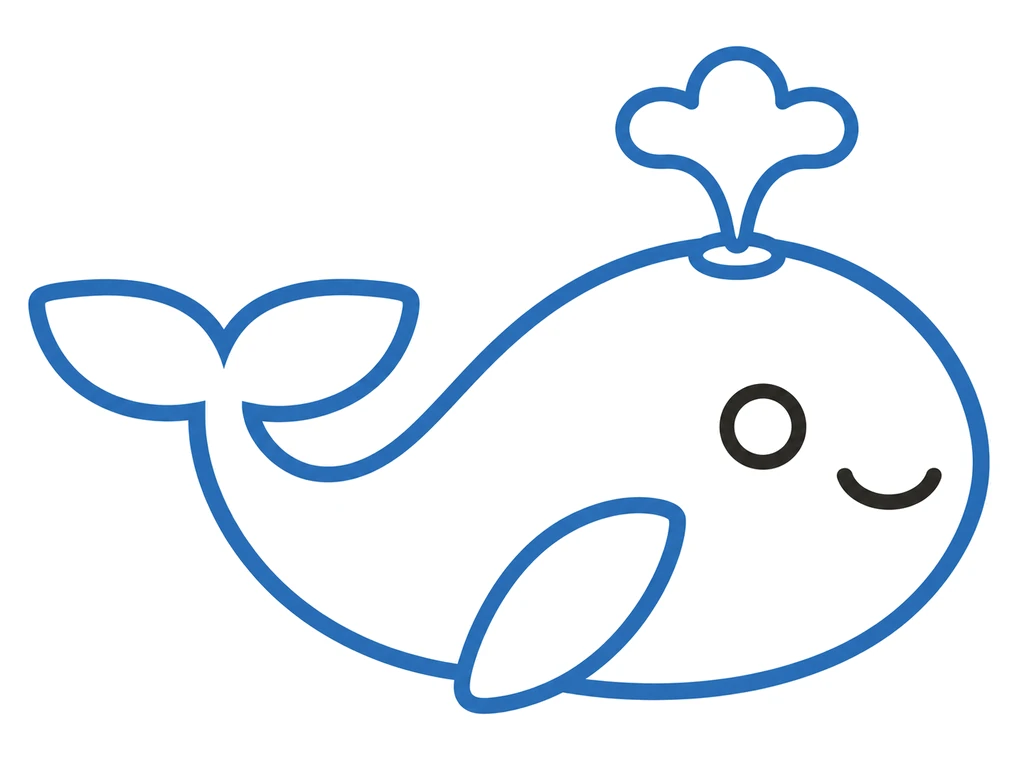
#> input picture assets/line-art/easy-02-whale-v1.webp, 1024 x 768 px
$ python -i create-tracing-pdfs.py   (imports and definitions only)
#> lines starting #> are read from the running program, lines starting #| are printed output that depends on the picture
#> further down, picture is the input picture: PIL image 1024x768 RGB; mean R, G, B 235.2, 241, 247
"""Tracing sheets for Draw & Trace (Arts & Crafts), for children without tablets.

Trace-and-colour sheet (owner pick S3, 24 November 2026, to match good printed trace-and-colour sheets):
a "Trace and colour" badge with the picture's name, a name line, a colour guide box (the full model and each
colour named), the picture as big as the page allows (trimmed to its lines) in bold black dashes along the centre
of every line, and the word in dotted lowercase letters on handwriting lines with a red start dot.
Tall and square pictures get an A4 portrait page; wide ones (twice as wide as tall or more) an A4 landscape page.
Same script as Insects (24 November 2026): thinning without numpy, pages drawn with Pillow and saved as PDF.
Levels with no ready pictures are skipped; with none at all the printables list is written empty.
Writes assets/printables/tracing/mammals-tracing-<level>-a4-v2.pdf (one per page), -a5-v2.pdf (two A5 halves per
A4 landscape page, a landscape sheet turned on its side) and src/topics/tracing-printables.js.
Run from the repository root:  py -3 scripts/create-tracing-pdfs.py
"""
import io, json, os, re, sys, zlib
from collections import deque
from PIL import Image, ImageDraw
from PIL import ImageFont

ROOT = os.path.dirname(os.path.dirname(os.path.abspath(__file__)))
LIST = os.path.join(ROOT, 'src', 'topics', 'draw-trace-pictures.js')
ART = os.path.join(ROOT, 'assets', 'line-art')
OUT = os.path.join(ROOT, 'assets', 'printables', 'tracing')
PALETTE = [('brown', '#8A5A3B'), ('green', '#2F7D3E'), ('gold', '#D9A21B'), ('orange', '#E0662A'), ('red', '#C8323C'),
           ('pink', '#D9487A'), ('purple', '#8046A0'), ('blue', '#2F6FB5'), ('black', '#2B2B28')]
PAL = [(n, tuple(int(h[i:i + 2], 16) for i in (1, 3, 5))) for n, h in PALETTE]
DASH, GAP, SCALE, DOT = 10, 7, 3, 6   # dash and gap along the line (px of the outline), output scale, dot radius at output scale
INK = (43, 43, 40)

# [1 line not run here, left out]
levels, redo, words = [], {}, {}
# Mammals writes its picture list with double quotes: read them as single, an apostrophe inside as ’.
# [1 line that did not run here, left out]
# [12 lines not run here, left out]
# [3 lines that did not run here, left out]
levels = [lv for lv in levels if lv[2]]  # a level with no ready pictures gets no sheets
# [1 line not run here, left out]

# [8 lines left out: function colours_in, not called in this run]

NB = [(-1, 0), (-1, 1), (0, 1), (1, 1), (1, 0), (1, -1), (0, -1), (-1, -1)]   # P2..P9 clockwise from north


# [35 lines left out: functions thin, centre_line, not called in this run]


def trim(im, pad=12):
    """The picture cut down to its lines, so it fills its box on the page."""
#> called with pad = 12
    box = im.convert('L').point(lambda v: 255 if v < 200 else 0).getbbox(); w, h = im.size
#> after `box = im.convert('L').point(lambda v: 255 if v < 200 else 0).getbbox()`: box = (28, 46, 990, 714)
#> after `w, h = im.size`: w = 1024; h = 768
    return im.crop((max(0, box[0] - pad), max(0, box[1] - pad), min(w, box[2] + pad), min(h, box[3] + pad)))
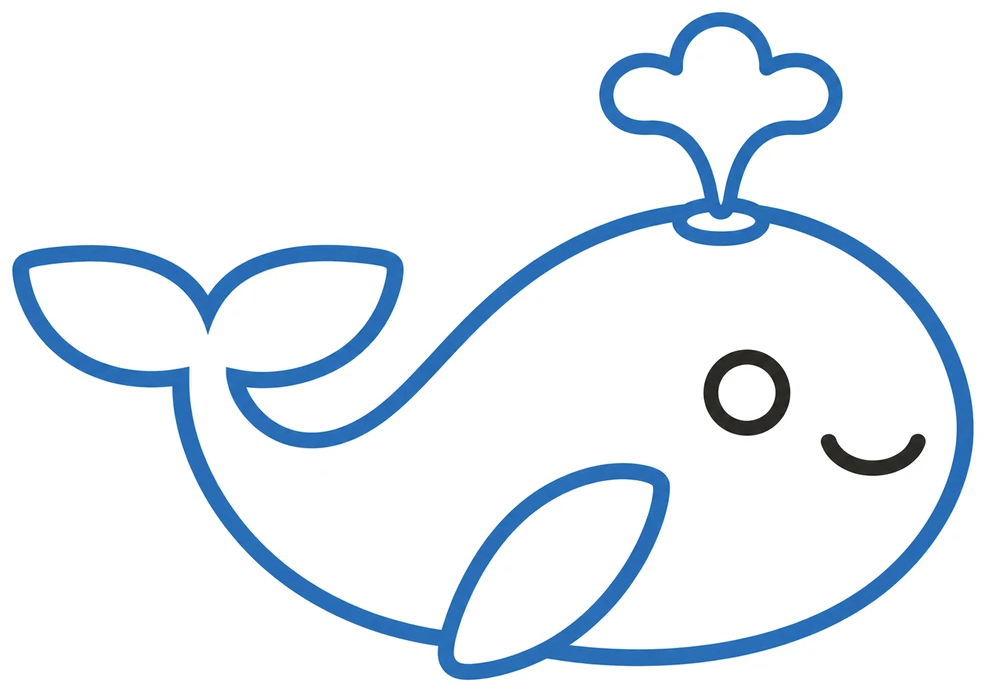
#> returned value: PIL image 986x692 RGB; mean R, G, B 232.1, 238.9, 245.8


# [9 lines left out: function dashed, not called in this run]


DPI = 200
K = DPI / 72                       # layout is in points (1/72 inch), drawn at 200 dpi
W, H = 842, 595                    # A4 landscape in points
M = 28
FONT = {False: 'C:/Windows/Fonts/arial.ttf', True: 'C:/Windows/Fonts/arialbd.ttf'}
GREEN, LEAF, MUTED, RULE = (30, 86, 49), (217, 236, 230), (140, 140, 128), (153, 153, 140)
KID = 'C:/Windows/Fonts/comicbd.ttf'   # child-friendly letters (single-storey a and g) for the badge and the word
font = lambda size, bold=False: ImageFont.truetype(FONT[bold], round(size * K))
kid = lambda size: ImageFont.truetype(KID, round(size * K))
pt = lambda *v: [round(x * K) for x in v]
# [1 line not run here, left out]
packs = []


# [9 lines left out: function dotted_word, not called in this run]


def fit(im, w, h):
    s = min(w / im.width, h / im.height)
    return im.resize((round(im.width * s), round(im.height * s)), Image.LANCZOS)


# [83 lines left out: functions sheet, save, not called in this run]


# [23 lines not run here, left out]

js = ('// Generated by scripts/create-tracing-pdfs.py from the Draw & Trace pictures; run it again when they change.\n'
      f'export const tracingPrintables = {json.dumps(packs, indent=2)};\n')
# [1 line not run here, left out]

>>> from PIL import Image
>>> picture = Image.open('../assets/line-art/easy-02-whale-v1.webp')
>>> result = trim(picture)

$ run again, on assets/line-art/easy-07-fox-v1.webp
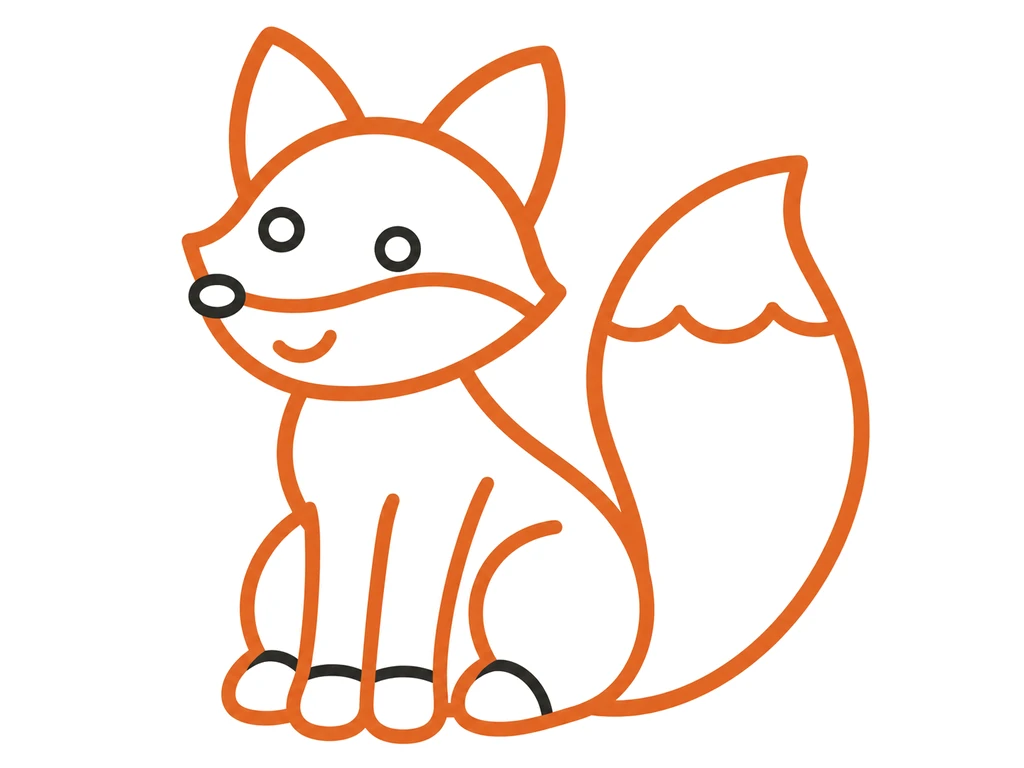
#> input picture assets/line-art/easy-07-fox-v1.webp, 1024 x 768 px
#> picture is the input picture: PIL image 1024x768 RGB; mean R, G, B 249.6, 236.8, 229.5
#> box = (182, 27, 870, 744)
#> in trim, `return im.crop((max(0, box[0] - pad), max(0, box[1] - pad), min(w, box..`:
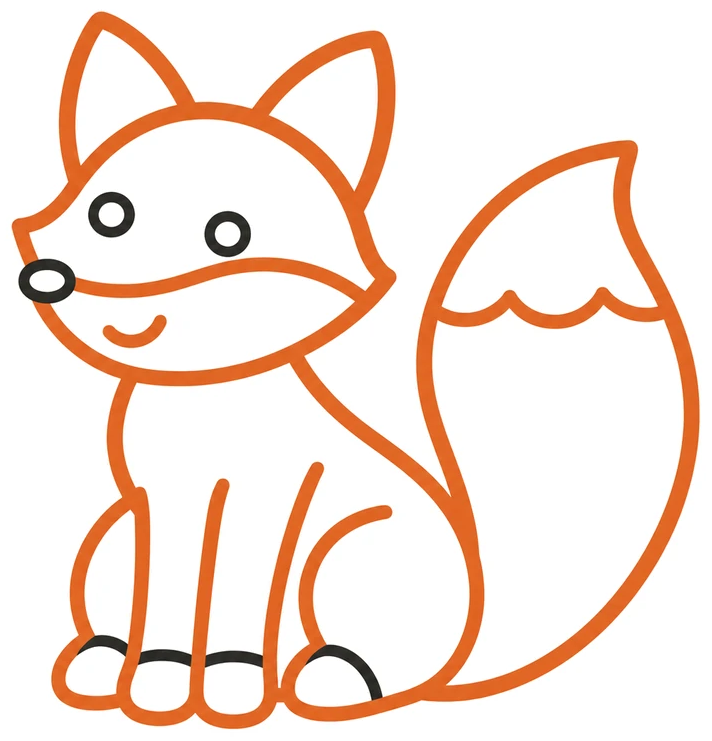
#> returned value: PIL image 712x741 RGB; mean R, G, B 247, 227.9, 217

$ run again, on assets/line-art/easy-08-sheep-v1.webp
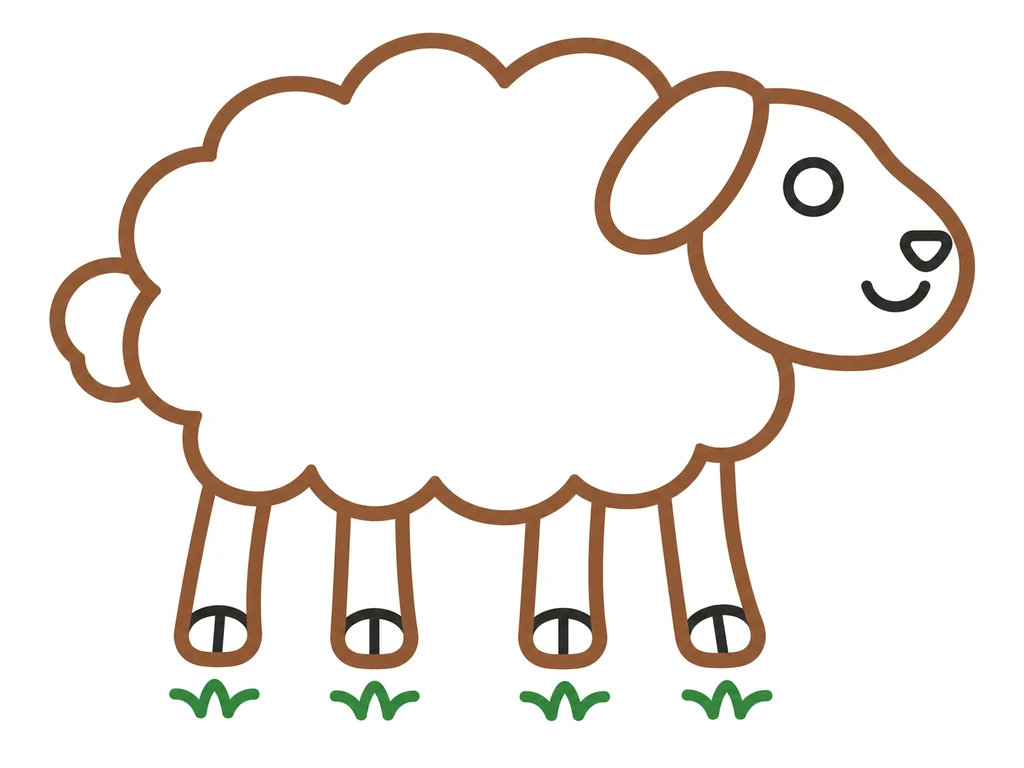
#> input picture assets/line-art/easy-08-sheep-v1.webp, 1024 x 768 px
#> picture is the input picture: PIL image 1024x768 RGB; mean R, G, B 241.3, 237, 233.1
#> box = (49, 33, 975, 721)
#> in trim, `return im.crop((max(0, box[0] - pad), max(0, box[1] - pad), min(w, box..`:
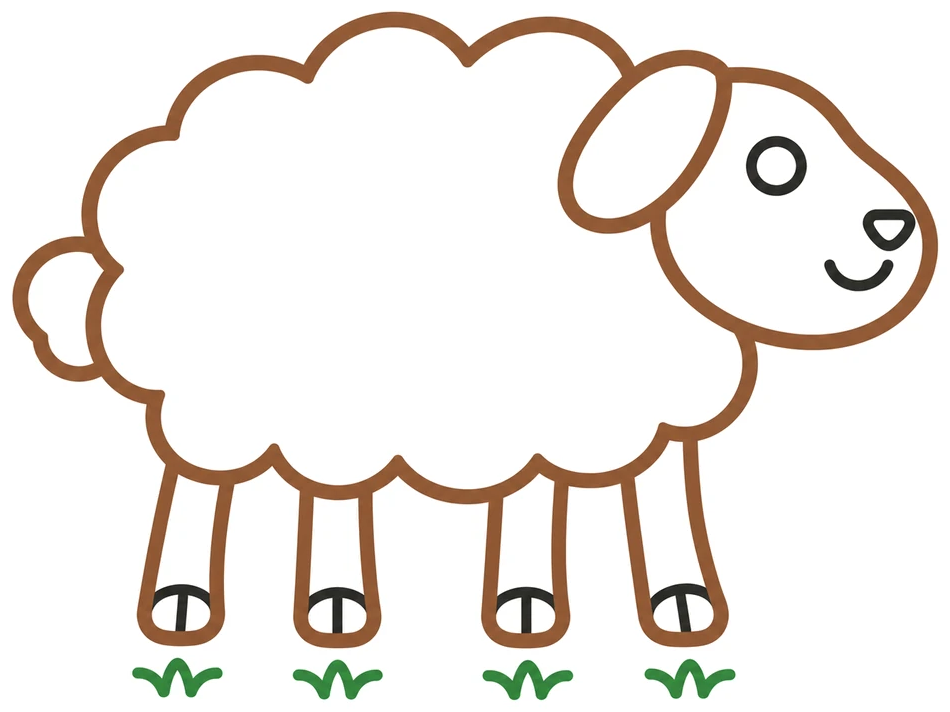
#> returned value: PIL image 950x712 RGB; mean R, G, B 239, 234.1, 229.6

$ run again, on assets/line-art/easy-09-bat-v1.webp
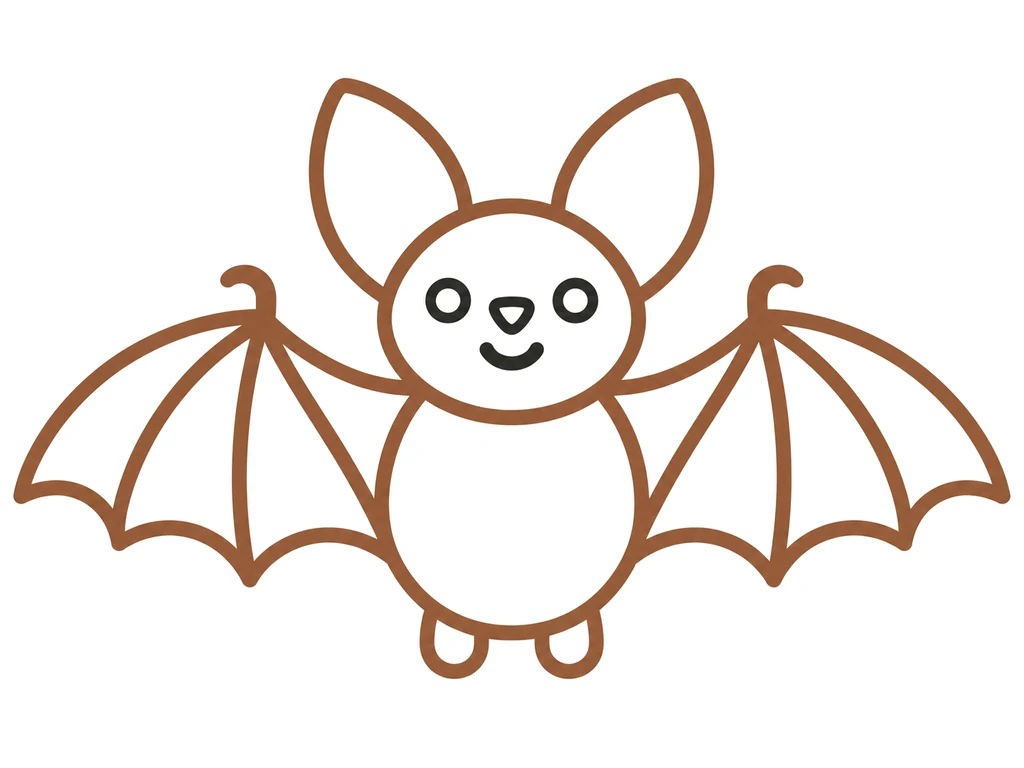
#> input picture assets/line-art/easy-09-bat-v1.webp, 1024 x 768 px
#> picture is the input picture: PIL image 1024x768 RGB; mean R, G, B 241.8, 235.5, 231.4
#> box = (13, 78, 1011, 679)
#> in trim, `return im.crop((max(0, box[0] - pad), max(0, box[1] - pad), min(w, box..`:
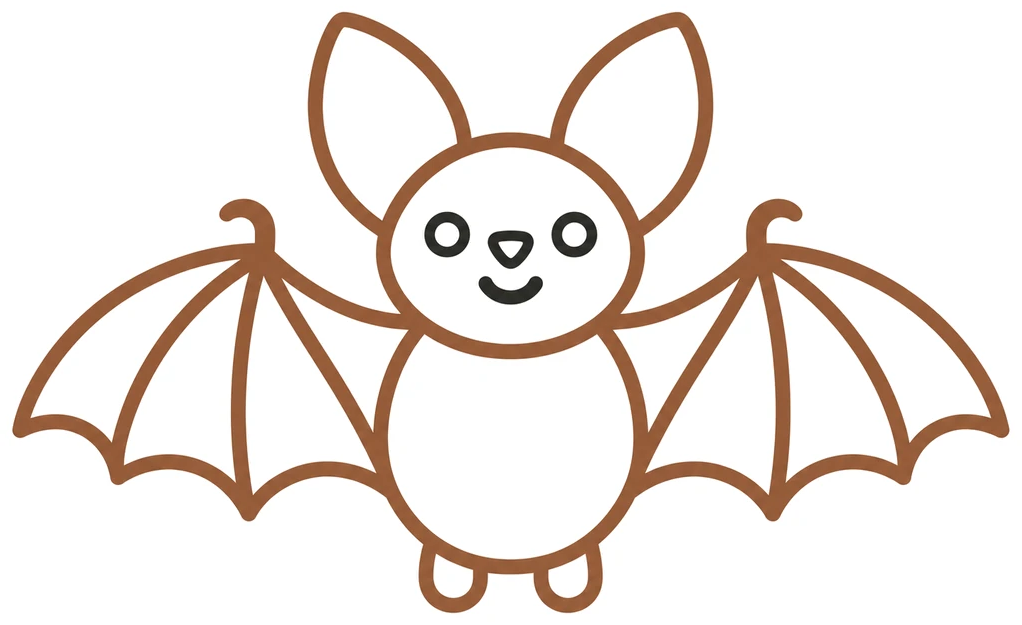
#> returned value: PIL image 1022x625 RGB; mean R, G, B 238.7, 231, 226
